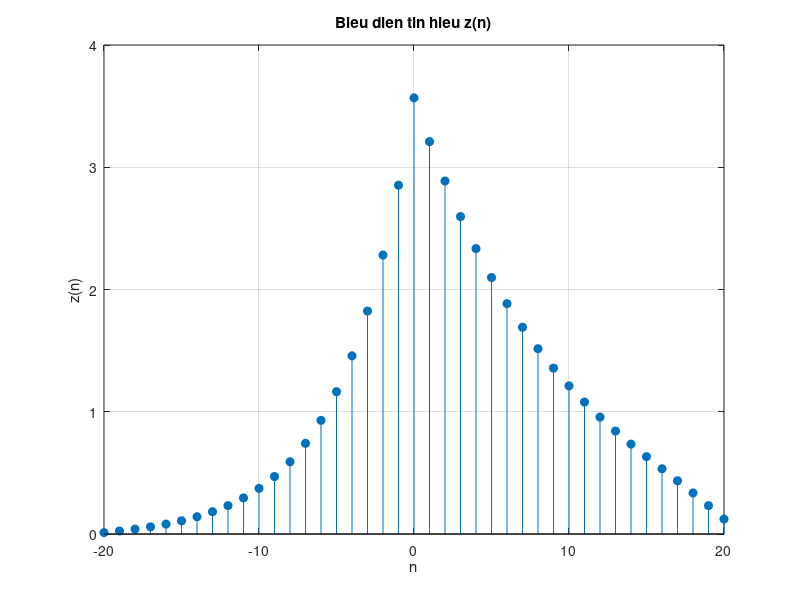

Here is the MATLAB script that generated this plot:
% su dung conv de xác dinh tương quan
% x(n) = (0.9)^n, 0<= n <= 20
% y(n) = (0.8)^-n, -20 <= n <= 0
% su dung ham stem de bieu dien

n1 = 0:20;
x = (0.9).^n1;

n2 = -20:0;
y = (0.8).^(-n2);

z = conv(x, y);
n = (n1(1) + n2(1)):(n1(end) + n2(end));

stem(n, z, 'filled');
grid on;
xlabel('n');
ylabel('z(n)');
title('Bieu dien tin hieu z(n)');
